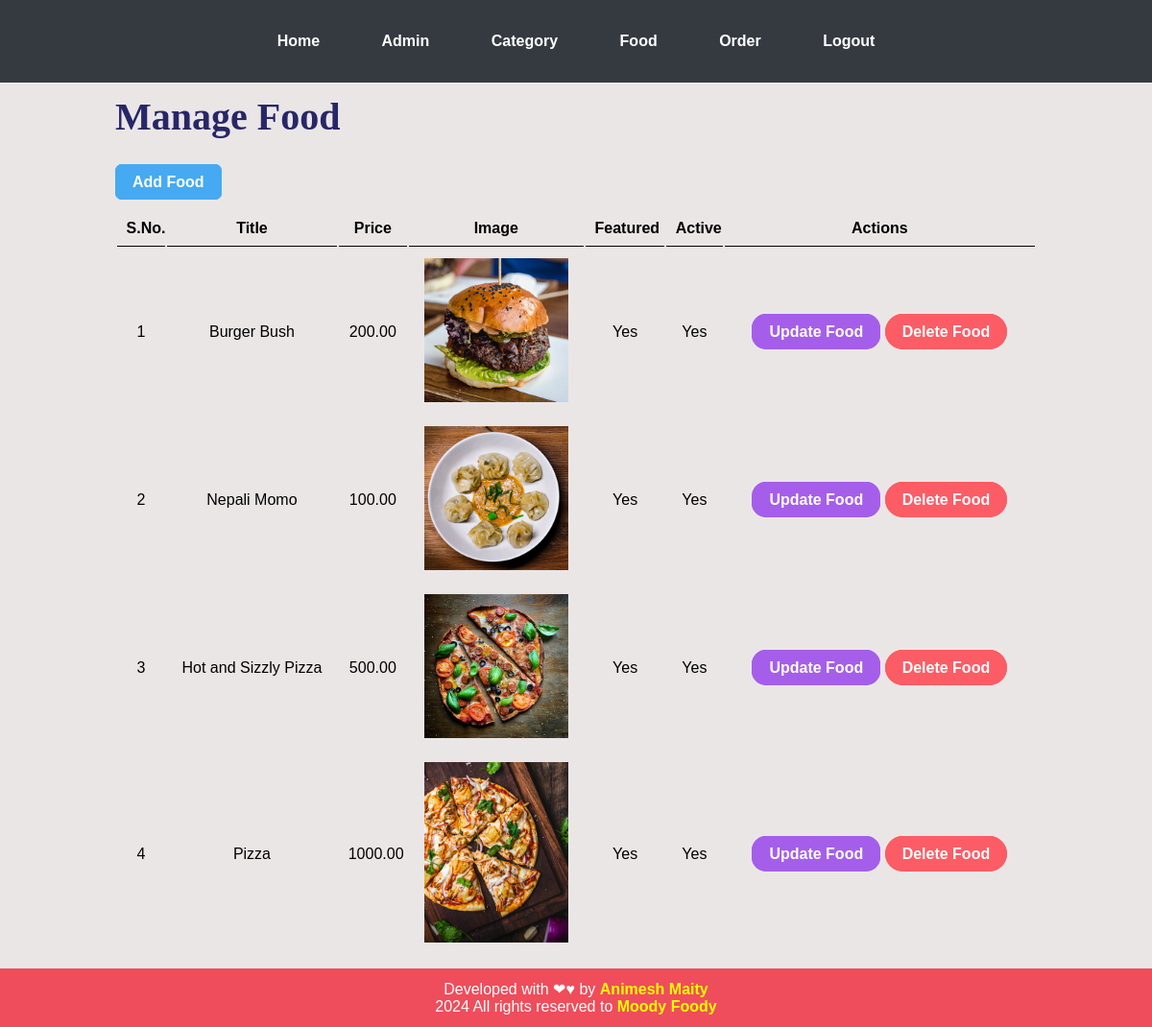
The app's page /admin/manage-food.php (signed in) with its own data.
### tables this page shows
CREATE TABLE `tbl_food` (
  `id` int UNSIGNED NOT NULL,
  `title` varchar(100) NOT NULL,
  `description` text NOT NULL,
  `price` decimal(10,2) NOT NULL,
  `image_name` varchar(255) NOT NULL,
  `category_id` int UNSIGNED NOT NULL,
  `featured` varchar(10) NOT NULL,
  `active` varchar(10) NOT NULL
);

### admin/manage-food.php (the view, shortened to what this page needs)
<?php include('partials/menu.php') ?>
<div class="main-content">
    <div class="wrapper">
        <h1>Manage Food</h1>
        <br><br>
        <a href="<?php echo SITEURL; ?>admin/add-food.php" class="btn-primary">Add Food</a>
        <br><br>
        <table class="tbl-full">
            <tr>
                <th class="text-center">S.No.</th>
                <th class="text-center">Title</th>
                <th class="text-center">Price</th>
                <th class="text-center">Image</th>
                <th class="text-center">Featured</th>
                <th class="text-center">Active</th>
                <th class="text-center">Actions</th>
            </tr>
            <?php
            $sql = "SELECT * FROM tbl_food";
            $res = mysqli_query($conn, $sql);
            $count = mysqli_num_rows($res);
            $sn = 1;
            if ($count > 0) {
                while ($row = mysqli_fetch_assoc($res)) {
                    $id = $row['id'];
                    $title = $row['title'];
                    $price = $row['price'];
                    $image_name = $row['image_name'];
                    $featured = $row['featured'];
                    $active = $row['active'];
            ?>
            <tr>
                <td class="text-center"><?php echo $sn++; ?></td>
                <td class="text-center"><?php echo $title; ?></td>
                <td class="text-center"><?php echo $price; ?></td>
                <td class="text-center">
                    <?php
                            if ($image_name == "") {
                                echo "<div class='error'>Image Not Added.</div>";
                            } else {
                            ?>
                    <img src="<?php echo SITEURL; ?>images/food/<?php echo $image_name; ?>" width='150px'>
                    <?php
                            }
                            ?>
                </td>
                <td class="text-center"><?php echo $featured; ?></td>
                <td class="text-center"><?php echo $active; ?></td>
                <td class="text-center">
                    <a href="<?php echo SITEURL; ?>admin/update-food.php?id=<?php echo $id; ?>"
                        class="btn-secondary">Update Food</a>
                    <a href="<?php echo SITEURL; ?>admin/delete-food.php?id=<?php echo $id; ?>&image_name=<?php echo $image_name; ?>"
                        class="btn-danger">Delete Food</a>
                </td>
            </tr>
            <?php
                }
            } else {
                echo "<tr><td colspan='7' class='error'>Food not Added Yet</td></tr>";
            }
            ?>
        </table>
    </div>
</div>
<?php include('partials/footer.php') ?>

### css/admin.css (style rules this page uses)
* { margin: 0; padding: 0; font-family: 'Gill Sans', 'Gill Sans MT', Calibri, 'Trebuchet MS', sans-serif; }
h1 { font-family: cursive; font-size: 40px; color: #272768; }
.wrapper { padding: 1%; width: 80%; margin: 0 auto; }
a { text-decoration: none; font-weight: bold; }
.text-center { text-align: center; }
.tbl-full { width: 100%; }
table tr th { border-bottom: 1px solid black; padding: 1%; text-align: left; text-align: center; }
table tr td { padding: 1%; }
.btn-primary { background-color: #45aaf2; padding: 8px 16px; color: white; font-weight: bold; border: 2px solid #45aaf2; border-radius: 7px; transition: background-color 0.4s ease; }
.btn-secondary { background-color: #a55eea; padding: 8px 16px; color: white; font-weight: bold; border: 2px solid #a55eea; border-radius: 15px; transition: background-color 0.4s ease; }
.btn-danger { background-color: #fc5c65; padding: 8px 16px; color: white; font-weight: bold; border: 2px solid #fc5c65; border-radius: 20px; transition: background-color 0.4s ease; }
.main-content { background-color: #ebe6e6; padding: 0% 0%; }

### records on screen
tbl_food: title "Burger Bush", price "200.00", image_name (picture), featured "Yes", active "Yes"
tbl_food: title "Nepali Momo", price "100.00", image_name (picture), featured "Yes", active "Yes"
tbl_food: title "Hot and Sizzly Pizza", price "500.00", image_name (picture), featured "Yes", active "Yes"
tbl_food: title "Pizza", price "1000.00", image_name (picture), featured "Yes", active "Yes"
